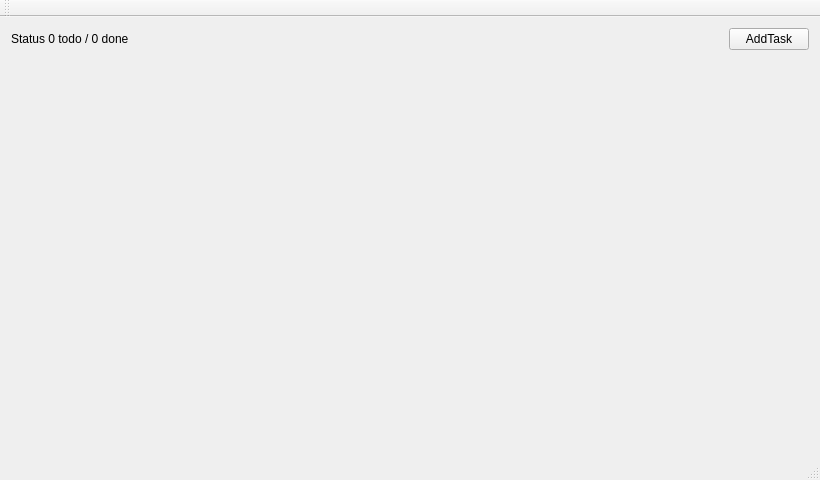
<?xml version="1.0" encoding="UTF-8"?>
<ui version="4.0">
 <class>MainWindow</class>
 <widget class="QMainWindow" name="MainWindow">
  <property name="geometry">
   <rect>
    <x>0</x>
    <y>0</y>
    <width>820</width>
    <height>480</height>
   </rect>
  </property>
  <property name="windowTitle">
   <string>MainWindow</string>
  </property>
  <widget class="QWidget" name="centralWidget">
   <layout class="QVBoxLayout" name="verticalLayout">
    <item>
     <layout class="QHBoxLayout" name="toolbarLayout">
      <item>
       <widget class="QLabel" name="statusLabel">
        <property name="text">
         <string>Status 0 todo / 0 done</string>
        </property>
       </widget>
      </item>
      <item>
       <spacer name="horizontalSpacer_2">
        <property name="orientation">
         <enum>Qt::Horizontal</enum>
        </property>
        <property name="sizeHint" stdset="0">
         <size>
          <width>40</width>
          <height>20</height>
         </size>
        </property>
       </spacer>
      </item>
      <item>
       <widget class="QPushButton" name="addTaskBUtton">
        <property name="text">
         <string>AddTask</string>
        </property>
       </widget>
      </item>
     </layout>
    </item>
    <item>
     <spacer name="verticalSpacer">
      <property name="orientation">
       <enum>Qt::Vertical</enum>
      </property>
      <property name="sizeHint" stdset="0">
       <size>
        <width>20</width>
        <height>40</height>
       </size>
      </property>
     </spacer>
    </item>
   </layout>
  </widget>
  <widget class="QMenuBar" name="menuBar">
   <property name="geometry">
    <rect>
     <x>0</x>
     <y>0</y>
     <width>820</width>
     <height>22</height>
    </rect>
   </property>
  </widget>
  <widget class="QToolBar" name="mainToolBar">
   <attribute name="toolBarArea">
    <enum>TopToolBarArea</enum>
   </attribute>
   <attribute name="toolBarBreak">
    <bool>false</bool>
   </attribute>
  </widget>
  <widget class="QStatusBar" name="statusBar"/>
 </widget>
 <layoutdefault spacing="6" margin="11"/>
 <resources/>
 <connections/>
</ui>
